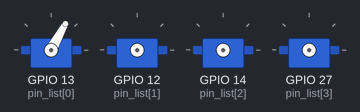
A program run on a simulated ESP32 board running MicroPython. On the bench: 4 × servo. Servo angles are drawn from the pulse width (0.5 ms = 0°, 2.5 ms = 180°). At 6.0 s the program stops and its outputs stay as they are.

Above: at 0.1 s.
At 0.6 s:
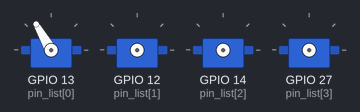
At 1.1 s:
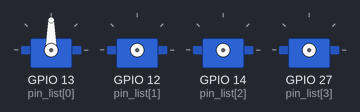
At 2.6 s:
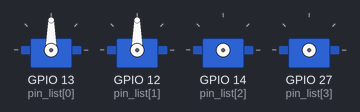
At 4.1 s:
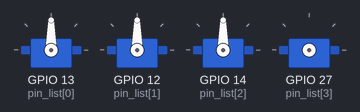
At 5.6 s:
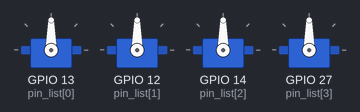
Timing chart, 0 to 7.1 s (numbered marks = the images above):
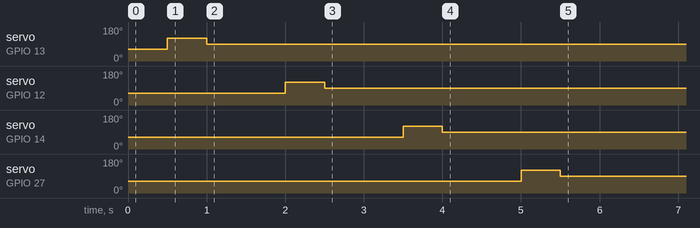

The program:

servo_test.py
```python
from machine import Pin, PWM
from time import sleep


def set_servo_angle(pin, angle):
    duty = int(angle * 102 / 180 + 26)
    PWM(Pin(pin), freq=50, duty=duty)
    sleep(0.5)


pin_list = [13, 12, 14, 27]


for pin in pin_list:
    set_servo_angle(pin, 60)
    set_servo_angle(pin, 120)
    set_servo_angle(pin, 90)
```

Measured:
- by itself, servo on GPIO 13 (pin_list[0]): 61° → 120° at 0.50 s, → 90° 0.50 s later
- by itself, servo on GPIO 12 (pin_list[1]): 61° → 120° at 2.0 s, → 90° 0.50 s later
- by itself, servo on GPIO 14 (pin_list[2]): 61° → 120° at 3.5 s, → 90° 0.50 s later
- by itself, servo on GPIO 27 (pin_list[3]): 61° → 120° at 5.0 s, → 90° 0.50 s later
